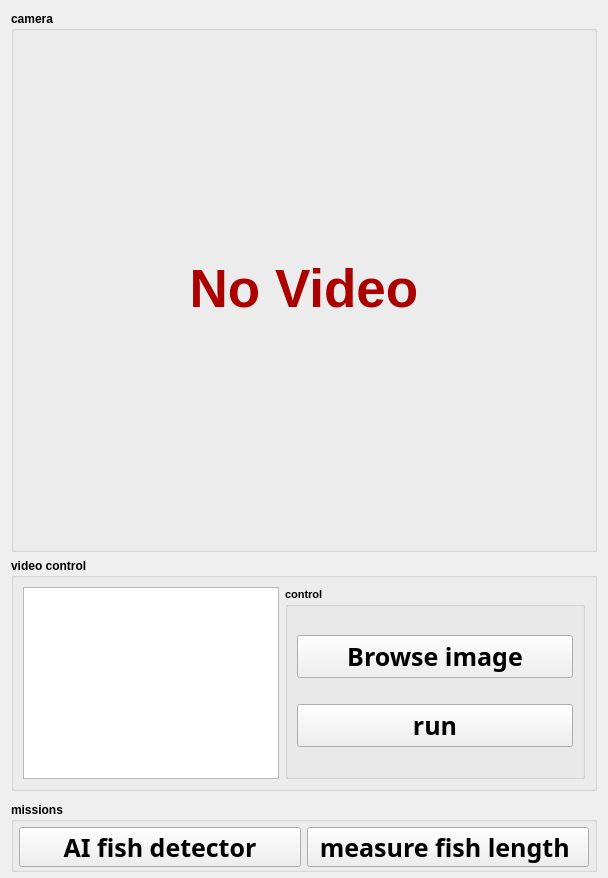
      <widget class="QWidget" name="tab_2">
       <attribute name="title">
        <string>Task (2)</string>
       </attribute>
       <layout class="QVBoxLayout" name="verticalLayout_2" stretch="100,0,1">
        <item>
         <widget class="QGroupBox" name="groupBox_2">
          <property name="minimumSize">
           <size>
            <width>0</width>
            <height>525</height>
           </size>
          </property>
          <property name="font">
           <font>
            <pointsize>9</pointsize>
            <weight>75</weight>
            <bold>true</bold>
           </font>
          </property>
          <property name="title">
           <string>camera</string>
          </property>
          <layout class="QHBoxLayout" name="horizontalLayout_9">
           <item>
            <widget class="QLabel" name="lb_video">
             <property name="minimumSize">
              <size>
               <width>0</width>
               <height>500</height>
              </size>
             </property>
             <property name="font">
              <font>
               <pointsize>40</pointsize>
              </font>
             </property>
             <property name="text">
              <string>&lt;html&gt;&lt;head/&gt;&lt;body&gt;&lt;p&gt;&lt;span style=&quot; color:#aa0000;&quot;&gt;No Video&lt;/span&gt;&lt;/p&gt;&lt;/body&gt;&lt;/html&gt;</string>
             </property>
             <property name="scaledContents">
              <bool>true</bool>
             </property>
             <property name="alignment">
              <set>Qt::AlignCenter</set>
             </property>
            </widget>
           </item>
          </layout>
         </widget>
        </item>
        <item>
         <widget class="QGroupBox" name="groupBox_12">
          <property name="minimumSize">
           <size>
            <width>0</width>
            <height>150</height>
           </size>
          </property>
          <property name="font">
           <font>
            <pointsize>9</pointsize>
            <weight>75</weight>
            <bold>true</bold>
           </font>
          </property>
          <property name="title">
           <string>video control</string>
          </property>
          <layout class="QGridLayout" name="gridLayout">
           <item row="0" column="0">
            <widget class="QTextEdit" name="video_path">
             <property name="minimumSize">
              <size>
               <width>100</width>
               <height>50</height>
              </size>
             </property>
             <property name="focusPolicy">
              <enum>Qt::ClickFocus</enum>
             </property>
            </widget>
           </item>
           <item row="0" column="1">
            <widget class="QGroupBox" name="groupBox_15">
             <property name="minimumSize">
              <size>
               <width>300</width>
               <height>0</height>
              </size>
             </property>
             <property name="font">
              <font>
               <pointsize>8</pointsize>
               <weight>75</weight>
               <bold>true</bold>
              </font>
             </property>
             <property name="title">
              <string>control</string>
             </property>
             <layout class="QGridLayout" name="gridLayout_10">
              <item row="0" column="0">
               <widget class="QPushButton" name="pb_videoBrowse">
                <property name="minimumSize">
                 <size>
                  <width>50</width>
                  <height>35</height>
                 </size>
                </property>
                <property name="baseSize">
                 <size>
                  <width>50</width>
                  <height>20</height>
                 </size>
                </property>
                <property name="font">
                 <font>
                  <family>Agency FB</family>
                  <pointsize>19</pointsize>
                  <weight>75</weight>
                  <bold>true</bold>
                 </font>
                </property>
                <property name="focusPolicy">
                 <enum>Qt::ClickFocus</enum>
                </property>
                <property name="text">
                 <string>Browse image</string>
                </property>
               </widget>
              </item>
              <item row="1" column="0">
               <widget class="QPushButton" name="pb_run_2">
                <property name="minimumSize">
                 <size>
                  <width>50</width>
                  <height>35</height>
                 </size>
                </property>
                <property name="baseSize">
                 <size>
                  <width>50</width>
                  <height>20</height>
                 </size>
                </property>
                <property name="font">
                 <font>
                  <family>Agency FB</family>
                  <pointsize>19</pointsize>
                  <weight>75</weight>
                  <bold>true</bold>
                 </font>
                </property>
                <property name="focusPolicy">
                 <enum>Qt::ClickFocus</enum>
                </property>
                <property name="text">
                 <string>run</string>
                </property>
               </widget>
              </item>
             </layout>
            </widget>
           </item>
          </layout>
         </widget>
        </item>
        <item>
         <widget class="QGroupBox" name="groupBox">
          <property name="minimumSize">
           <size>
            <width>0</width>
            <height>70</height>
           </size>
          </property>
          <property name="maximumSize">
           <size>
            <width>16777215</width>
            <height>60</height>
           </size>
          </property>
          <property name="font">
           <font>
            <pointsize>9</pointsize>
            <weight>75</weight>
            <bold>true</bold>
           </font>
          </property>
          <property name="title">
           <string>missions</string>
          </property>
          <layout class="QHBoxLayout" name="horizontalLayout" stretch="0,0">
           <property name="leftMargin">
            <number>5</number>
           </property>
           <property name="topMargin">
            <number>5</number>
           </property>
           <property name="rightMargin">
            <number>5</number>
           </property>
           <property name="bottomMargin">
            <number>5</number>
           </property>
           <item>
            <widget class="QPushButton" name="pb_ai">
             <property name="minimumSize">
              <size>
               <width>0</width>
               <height>40</height>
              </size>
             </property>
             <property name="font">
              <font>
               <family>Agency FB</family>
               <pointsize>19</pointsize>
               <weight>75</weight>
               <bold>true</bold>
              </font>
             </property>
             <property name="focusPolicy">
              <enum>Qt::ClickFocus</enum>
             </property>
             <property name="text">
              <string>AI fish detector</string>
             </property>
             <property name="checkable">
              <bool>true</bool>
             </property>
            </widget>
           </item>
           <item>
            <widget class="QPushButton" name="pb_fishlength">
             <property name="minimumSize">
              <size>
               <width>0</width>
               <height>40</height>
              </size>
             </property>
             <property name="font">
              <font>
               <family>Agency FB</family>
               <pointsize>19</pointsize>
               <weight>75</weight>
               <bold>true</bold>
              </font>
             </property>
             <property name="focusPolicy">
              <enum>Qt::ClickFocus</enum>
             </property>
             <property name="text">
              <string>measure fish length </string>
             </property>
             <property name="checkable">
              <bool>true</bool>
             </property>
            </widget>
           </item>
          </layout>
         </widget>
        </item>
       </layout>
      </widget>
